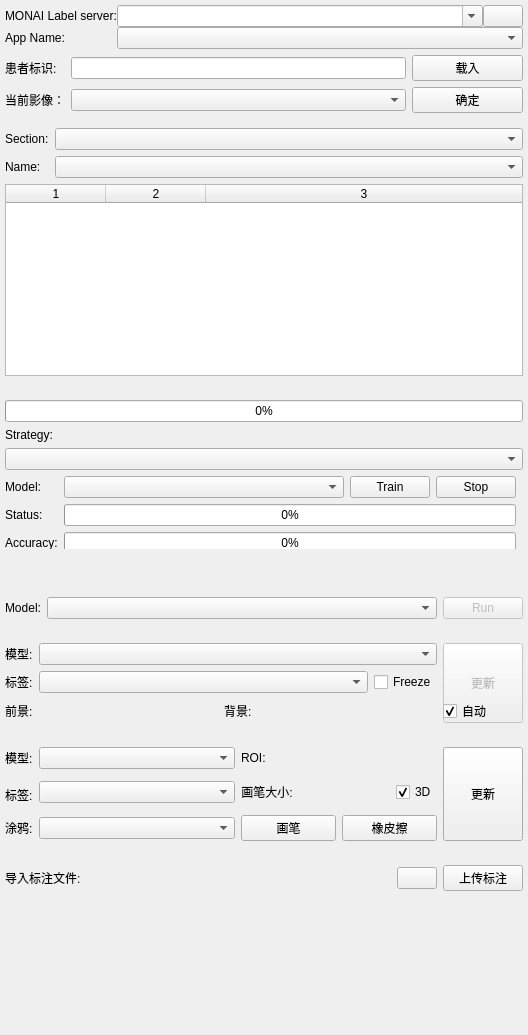
<?xml version="1.0" encoding="UTF-8"?>
<ui version="4.0">
 <class>MONAILabel</class>
 <widget class="qMRMLWidget" name="MONAILabel">
  <property name="geometry">
   <rect>
    <x>0</x>
    <y>0</y>
    <width>528</width>
    <height>1035</height>
   </rect>
  </property>
  <property name="sizePolicy">
   <sizepolicy hsizetype="Preferred" vsizetype="Preferred">
    <horstretch>0</horstretch>
    <verstretch>0</verstretch>
   </sizepolicy>
  </property>
  <property name="minimumSize">
   <size>
    <width>400</width>
    <height>0</height>
   </size>
  </property>
  <layout class="QGridLayout" name="gridLayout_10">
   <property name="leftMargin">
    <number>5</number>
   </property>
   <property name="topMargin">
    <number>5</number>
   </property>
   <property name="rightMargin">
    <number>5</number>
   </property>
   <property name="bottomMargin">
    <number>5</number>
   </property>
   <item row="12" column="0" colspan="2">
    <widget class="ctkCollapsibleButton" name="scribblesCollapsibleButton" native="true">
     <property name="text" stdset="0">
      <string>涂鸦微调</string>
     </property>
     <layout class="QGridLayout" name="gridLayout_4">
      <property name="leftMargin">
       <number>0</number>
      </property>
      <property name="rightMargin">
       <number>0</number>
      </property>
      <item row="2" column="1" colspan="2">
       <layout class="QGridLayout" name="gridLayout_7">
        <item row="0" column="2">
         <widget class="QLabel" name="scribblesMethodLabel">
          <property name="layoutDirection">
           <enum>Qt::LeftToRight</enum>
          </property>
          <property name="text">
           <string>模型:</string>
          </property>
         </widget>
        </item>
        <item row="2" column="6">
         <layout class="QHBoxLayout" name="horizontalLayout">
          <item>
           <widget class="QLabel" name="label_11">
            <property name="text">
             <string>画笔大小:</string>
            </property>
            <property name="alignment">
             <set>Qt::AlignCenter</set>
            </property>
           </widget>
          </item>
          <item>
           <widget class="ctkSliderWidget" name="brushSizeSlider" native="true">
            <property name="sizePolicy">
             <sizepolicy hsizetype="Expanding" vsizetype="Fixed">
              <horstretch>0</horstretch>
              <verstretch>0</verstretch>
             </sizepolicy>
            </property>
            <property name="decimals" stdset="0">
             <number>0</number>
            </property>
            <property name="pageStep" stdset="0">
             <double>5.000000000000000</double>
            </property>
            <property name="maximum" stdset="0">
             <double>80.000000000000000</double>
            </property>
            <property name="value" stdset="0">
             <double>10.000000000000000</double>
            </property>
           </widget>
          </item>
          <item>
           <widget class="QCheckBox" name="brush3dCheckbox">
            <property name="layoutDirection">
             <enum>Qt::LeftToRight</enum>
            </property>
            <property name="autoFillBackground">
             <bool>false</bool>
            </property>
            <property name="text">
             <string>3D</string>
            </property>
            <property name="checked">
             <bool>true</bool>
            </property>
           </widget>
          </item>
         </layout>
        </item>
        <item row="4" column="6">
         <layout class="QGridLayout" name="gridLayout_8">
          <item row="0" column="2">
           <widget class="QPushButton" name="paintScribblesButton">
            <property name="text">
             <string>画笔</string>
            </property>
            <property name="checkable">
             <bool>true</bool>
            </property>
           </widget>
          </item>
          <item row="0" column="3">
           <widget class="QPushButton" name="eraseScribblesButton">
            <property name="text">
             <string>橡皮擦</string>
            </property>
            <property name="checkable">
             <bool>true</bool>
            </property>
           </widget>
          </item>
         </layout>
        </item>
        <item row="2" column="2" rowspan="2">
         <widget class="QLabel" name="label_13">
          <property name="text">
           <string>标签:</string>
          </property>
         </widget>
        </item>
        <item row="4" column="3">
         <widget class="QComboBox" name="scribblesSelector">
          <property name="sizePolicy">
           <sizepolicy hsizetype="Expanding" vsizetype="Fixed">
            <horstretch>0</horstretch>
            <verstretch>0</verstretch>
           </sizepolicy>
          </property>
         </widget>
        </item>
        <item row="4" column="2">
         <widget class="QLabel" name="label_2">
          <property name="text">
           <string>涂鸦:</string>
          </property>
         </widget>
        </item>
        <item row="0" column="3">
         <widget class="QComboBox" name="scribblesMethodSelector">
          <property name="sizePolicy">
           <sizepolicy hsizetype="Expanding" vsizetype="Fixed">
            <horstretch>0</horstretch>
            <verstretch>0</verstretch>
           </sizepolicy>
          </property>
         </widget>
        </item>
        <item row="2" column="3">
         <widget class="QComboBox" name="scribLabelComboBox"/>
        </item>
        <item row="0" column="6">
         <layout class="QHBoxLayout" name="horizontalLayout_4">
          <item>
           <widget class="QLabel" name="scribblesROILabel">
            <property name="text">
             <string>ROI:</string>
            </property>
           </widget>
          </item>
          <item>
           <widget class="qSlicerMarkupsPlaceWidget" name="scribblesPlaceWidget" native="true">
            <property name="sizePolicy">
             <sizepolicy hsizetype="Expanding" vsizetype="Preferred">
              <horstretch>0</horstretch>
              <verstretch>0</verstretch>
             </sizepolicy>
            </property>
           </widget>
          </item>
         </layout>
        </item>
        <item row="0" column="7" rowspan="5">
         <widget class="QPushButton" name="updateScribblesButton">
          <property name="sizePolicy">
           <sizepolicy hsizetype="Minimum" vsizetype="Expanding">
            <horstretch>0</horstretch>
            <verstretch>0</verstretch>
           </sizepolicy>
          </property>
          <property name="text">
           <string>更新</string>
          </property>
         </widget>
        </item>
       </layout>
      </item>
     </layout>
    </widget>
   </item>
   <item row="11" column="0" colspan="2">
    <widget class="ctkCollapsibleButton" name="deepgrowCollapsibleButton" native="true">
     <property name="text" stdset="0">
      <string>交互分割</string>
     </property>
     <property name="collapsed" stdset="0">
      <bool>true</bool>
     </property>
     <property name="collapsedHeight" stdset="0">
      <number>9</number>
     </property>
     <layout class="QGridLayout" name="gridLayout_3">
      <property name="leftMargin">
       <number>0</number>
      </property>
      <property name="rightMargin">
       <number>0</number>
      </property>
      <item row="3" column="0" colspan="2">
       <layout class="QGridLayout" name="gridLayout_2">
        <item row="1" column="0">
         <widget class="QLabel" name="label_8">
          <property name="text">
           <string>模型:</string>
          </property>
         </widget>
        </item>
        <item row="1" column="2" rowspan="3">
         <widget class="QPushButton" name="dgUpdateButton">
          <property name="enabled">
           <bool>false</bool>
          </property>
          <property name="sizePolicy">
           <sizepolicy hsizetype="Minimum" vsizetype="Expanding">
            <horstretch>0</horstretch>
            <verstretch>0</verstretch>
           </sizepolicy>
          </property>
          <property name="text">
           <string>更新</string>
          </property>
         </widget>
        </item>
        <item row="1" column="1">
         <widget class="QComboBox" name="deepgrowModelSelector">
          <property name="sizePolicy">
           <sizepolicy hsizetype="Expanding" vsizetype="Fixed">
            <horstretch>0</horstretch>
            <verstretch>0</verstretch>
           </sizepolicy>
          </property>
          <property name="toolTip">
           <string>Select Deepgrow/DeepEdit Model</string>
          </property>
         </widget>
        </item>
        <item row="2" column="0">
         <widget class="QLabel" name="label_6">
          <property name="text">
           <string>标签:</string>
          </property>
         </widget>
        </item>
        <item row="2" column="1">
         <layout class="QHBoxLayout" name="horizontalLayout_3">
          <item>
           <widget class="QComboBox" name="labelComboBox">
            <property name="sizePolicy">
             <sizepolicy hsizetype="Expanding" vsizetype="Fixed">
              <horstretch>0</horstretch>
              <verstretch>0</verstretch>
             </sizepolicy>
            </property>
            <property name="editable">
             <bool>false</bool>
            </property>
           </widget>
          </item>
          <item>
           <widget class="QCheckBox" name="freezeUpdateCheckBox">
            <property name="maximumSize">
             <size>
              <width>16777215</width>
              <height>16777211</height>
             </size>
            </property>
            <property name="text">
             <string>Freeze</string>
            </property>
           </widget>
          </item>
         </layout>
        </item>
        <item row="3" column="0">
         <widget class="QLabel" name="dgLabelForeground">
          <property name="text">
           <string>前景:</string>
          </property>
         </widget>
        </item>
        <item row="3" column="1">
         <layout class="QHBoxLayout" name="horizontalLayout_2">
          <item>
           <widget class="qSlicerMarkupsPlaceWidget" name="dgPositiveControlPointPlacementWidget" native="true">
            <property name="sizePolicy">
             <sizepolicy hsizetype="Expanding" vsizetype="Preferred">
              <horstretch>0</horstretch>
              <verstretch>0</verstretch>
             </sizepolicy>
            </property>
           </widget>
          </item>
          <item>
           <widget class="QLabel" name="dgLabelBackground">
            <property name="text">
             <string>背景:</string>
            </property>
           </widget>
          </item>
          <item>
           <widget class="qSlicerMarkupsPlaceWidget" name="dgNegativeControlPointPlacementWidget" native="true">
            <property name="sizePolicy">
             <sizepolicy hsizetype="Expanding" vsizetype="Preferred">
              <horstretch>0</horstretch>
              <verstretch>0</verstretch>
             </sizepolicy>
            </property>
           </widget>
          </item>
         </layout>
        </item>
        <item row="3" column="2">
         <widget class="QCheckBox" name="dgUpdateCheckBox">
          <property name="text">
           <string>自动</string>
          </property>
          <property name="checked">
           <bool>true</bool>
          </property>
         </widget>
        </item>
       </layout>
      </item>
     </layout>
    </widget>
   </item>
   <item row="14" column="1">
    <spacer name="verticalSpacer">
     <property name="orientation">
      <enum>Qt::Vertical</enum>
     </property>
     <property name="sizeType">
      <enum>QSizePolicy::Fixed</enum>
     </property>
     <property name="sizeHint" stdset="0">
      <size>
       <width>20</width>
       <height>130</height>
      </size>
     </property>
    </spacer>
   </item>
   <item row="6" column="0" colspan="2">
    <widget class="ctkCollapsibleButton" name="optionsCollapsibleButton" native="true">
     <property name="text" stdset="0">
      <string>Options</string>
     </property>
     <property name="collapsed" stdset="0">
      <bool>true</bool>
     </property>
     <property name="collapsedHeight" stdset="0">
      <number>9</number>
     </property>
     <layout class="QGridLayout" name="gridLayout_3">
      <property name="leftMargin">
       <number>0</number>
      </property>
      <property name="rightMargin">
       <number>0</number>
      </property>
      <item row="2" column="0">
       <widget class="QTableWidget" name="configTable">
        <property name="autoFillBackground">
         <bool>true</bool>
        </property>
        <property name="sortingEnabled">
         <bool>true</bool>
        </property>
        <property name="columnCount">
         <number>3</number>
        </property>
        <attribute name="horizontalHeaderStretchLastSection">
         <bool>true</bool>
        </attribute>
        <attribute name="verticalHeaderDefaultSectionSize">
         <number>21</number>
        </attribute>
        <column/>
        <column/>
        <column/>
       </widget>
      </item>
      <item row="1" column="0">
       <layout class="QGridLayout" name="gridLayout_6">
        <item row="0" column="1">
         <widget class="QComboBox" name="optionsSection">
          <property name="sizePolicy">
           <sizepolicy hsizetype="Expanding" vsizetype="Fixed">
            <horstretch>0</horstretch>
            <verstretch>0</verstretch>
           </sizepolicy>
          </property>
         </widget>
        </item>
        <item row="0" column="0">
         <widget class="QLabel" name="label_14">
          <property name="text">
           <string>Section:</string>
          </property>
         </widget>
        </item>
        <item row="1" column="1">
         <widget class="QComboBox" name="optionsName"/>
        </item>
        <item row="1" column="0">
         <widget class="QLabel" name="label_15">
          <property name="text">
           <string>Name:</string>
          </property>
         </widget>
        </item>
       </layout>
      </item>
     </layout>
    </widget>
   </item>
   <item row="8" column="0" colspan="2">
    <widget class="ctkCollapsibleButton" name="aclCollapsibleButton" native="true">
     <property name="sizePolicy">
      <sizepolicy hsizetype="Preferred" vsizetype="Expanding">
       <horstretch>0</horstretch>
       <verstretch>0</verstretch>
      </sizepolicy>
     </property>
     <property name="text" stdset="0">
      <string>Active Learning</string>
     </property>
     <property name="collapsed" stdset="0">
      <bool>false</bool>
     </property>
     <property name="collapsedHeight" stdset="0">
      <number>9</number>
     </property>
     <layout class="QGridLayout" name="gridLayout_3">
      <property name="leftMargin">
       <number>0</number>
      </property>
      <property name="rightMargin">
       <number>0</number>
      </property>
      <item row="3" column="0" colspan="2">
       <widget class="QLabel" name="label_7">
        <property name="sizePolicy">
         <sizepolicy hsizetype="Preferred" vsizetype="Fixed">
          <horstretch>0</horstretch>
          <verstretch>0</verstretch>
         </sizepolicy>
        </property>
        <property name="text">
         <string>Strategy:</string>
        </property>
       </widget>
      </item>
      <item row="1" column="0" colspan="2">
       <widget class="QProgressBar" name="activeLearningProgressBar">
        <property name="value">
         <number>0</number>
        </property>
       </widget>
      </item>
      <item row="4" column="0" colspan="2">
       <widget class="QComboBox" name="strategyBox"/>
      </item>
      <item row="5" column="0" rowspan="2">
       <widget class="QWidget" name="trainWidget" native="true">
        <property name="sizePolicy">
         <sizepolicy hsizetype="Expanding" vsizetype="Preferred">
          <horstretch>0</horstretch>
          <verstretch>0</verstretch>
         </sizepolicy>
        </property>
        <property name="maximumSize">
         <size>
          <width>16777212</width>
          <height>16777215</height>
         </size>
        </property>
        <widget class="QWidget" name="layoutWidget">
         <property name="geometry">
          <rect>
           <x>0</x>
           <y>0</y>
           <width>511</width>
           <height>79</height>
          </rect>
         </property>
         <layout class="QGridLayout" name="gridLayout_5">
          <item row="2" column="0">
           <widget class="QLabel" name="label_11">
            <property name="text">
             <string>Accuracy:</string>
            </property>
           </widget>
          </item>
          <item row="2" column="1">
           <widget class="QProgressBar" name="accuracyProgressBar">
            <property name="toolTip">
             <string>Average Dice score computed over submitted labels</string>
            </property>
            <property name="value">
             <number>0</number>
            </property>
           </widget>
          </item>
          <item row="1" column="1">
           <widget class="QProgressBar" name="trainingProgressBar">
            <property name="value">
             <number>0</number>
            </property>
           </widget>
          </item>
          <item row="0" column="1">
           <layout class="QHBoxLayout" name="horizontalLayout_5">
            <item>
             <widget class="QComboBox" name="trainerBox">
              <property name="sizePolicy">
               <sizepolicy hsizetype="Expanding" vsizetype="Fixed">
                <horstretch>0</horstretch>
                <verstretch>0</verstretch>
               </sizepolicy>
              </property>
             </widget>
            </item>
            <item>
             <widget class="QPushButton" name="trainingButton">
              <property name="text">
               <string>Train</string>
              </property>
             </widget>
            </item>
            <item>
             <widget class="QPushButton" name="stopTrainingButton">
              <property name="text">
               <string>Stop</string>
              </property>
             </widget>
            </item>
           </layout>
          </item>
          <item row="1" column="0">
           <widget class="QLabel" name="label_9">
            <property name="text">
             <string>Status:</string>
            </property>
           </widget>
          </item>
          <item row="0" column="0">
           <widget class="QLabel" name="label_10">
            <property name="text">
             <string>Model:</string>
            </property>
           </widget>
          </item>
         </layout>
        </widget>
       </widget>
      </item>
     </layout>
    </widget>
   </item>
   <item row="10" column="0" colspan="2">
    <widget class="ctkCollapsibleButton" name="segmentationCollapsibleButton" native="true">
     <property name="text" stdset="0">
      <string>Auto Segmentation</string>
     </property>
     <property name="collapsed" stdset="0">
      <bool>true</bool>
     </property>
     <property name="collapsedHeight" stdset="0">
      <number>9</number>
     </property>
     <layout class="QGridLayout" name="gridLayout">
      <property name="leftMargin">
       <number>0</number>
      </property>
      <property name="rightMargin">
       <number>0</number>
      </property>
      <item row="1" column="1">
       <widget class="QComboBox" name="segmentationModelSelector">
        <property name="sizePolicy">
         <sizepolicy hsizetype="Expanding" vsizetype="Fixed">
          <horstretch>0</horstretch>
          <verstretch>0</verstretch>
         </sizepolicy>
        </property>
        <property name="toolTip">
         <string>Select pre-trained segmentation model</string>
        </property>
       </widget>
      </item>
      <item row="1" column="0">
       <widget class="QLabel" name="label_5">
        <property name="text">
         <string>Model:</string>
        </property>
       </widget>
      </item>
      <item row="1" column="2">
       <widget class="QPushButton" name="segmentationButton">
        <property name="enabled">
         <bool>false</bool>
        </property>
        <property name="text">
         <string>Run</string>
        </property>
       </widget>
      </item>
     </layout>
    </widget>
   </item>
   <item row="9" column="0" colspan="2">
    <widget class="ctkCollapsibleButton" name="seCollapsibleButton" native="true">
     <property name="text" stdset="0">
      <string>标签编辑器</string>
     </property>
     <property name="collapsed" stdset="0">
      <bool>true</bool>
     </property>
     <property name="collapsedHeight" stdset="0">
      <number>9</number>
     </property>
     <layout class="QVBoxLayout" name="verticalLayout_2">
      <item>
       <widget class="qMRMLSegmentEditorWidget" name="embeddedSegmentEditorWidget" native="true">
        <property name="autoShowMasterVolumeNode" stdset="0">
         <bool>true</bool>
        </property>
        <property name="maximumNumberOfUndoStates" stdset="0">
         <number>10</number>
        </property>
       </widget>
      </item>
     </layout>
    </widget>
   </item>
   <item row="13" column="0" colspan="2">
    <widget class="ctkCollapsibleButton" name="toolsCollapsibleButton" native="true">
     <property name="text" stdset="0">
      <string>标注</string>
     </property>
     <property name="collapsed" stdset="0">
      <bool>false</bool>
     </property>
     <property name="collapsedHeight" stdset="0">
      <number>9</number>
     </property>
     <layout class="QGridLayout" name="gridLayout">
      <property name="leftMargin">
       <number>0</number>
      </property>
      <property name="rightMargin">
       <number>0</number>
      </property>
      <item row="3" column="2">
       <widget class="ctkPathLineEdit" name="labelPathLineEdit" native="true">
        <property name="sizePolicy">
         <sizepolicy hsizetype="Expanding" vsizetype="Preferred">
          <horstretch>0</horstretch>
          <verstretch>0</verstretch>
         </sizepolicy>
        </property>
       </widget>
      </item>
      <item row="3" column="3">
       <widget class="QPushButton" name="importLabelButton">
        <property name="text">
         <string/>
        </property>
       </widget>
      </item>
      <item row="3" column="1">
       <widget class="QLabel" name="label_12">
        <property name="text">
         <string>导入标注文件:</string>
        </property>
       </widget>
      </item>
      <item row="3" column="4">
       <widget class="QPushButton" name="saveLabelButton">
        <property name="text">
         <string>上传标注</string>
        </property>
       </widget>
      </item>
     </layout>
    </widget>
   </item>
   <item row="1" column="0" colspan="2">
    <widget class="ctkCollapsibleButton" name="serverSettingsCollButton" native="true">
     <property name="sizePolicy">
      <sizepolicy hsizetype="Preferred" vsizetype="Fixed">
       <horstretch>0</horstretch>
       <verstretch>0</verstretch>
      </sizepolicy>
     </property>
     <layout class="QGridLayout" name="serverSettings">
      <property name="leftMargin">
       <number>0</number>
      </property>
      <property name="topMargin">
       <number>0</number>
      </property>
      <property name="rightMargin">
       <number>0</number>
      </property>
      <property name="bottomMargin">
       <number>0</number>
      </property>
      <property name="spacing">
       <number>0</number>
      </property>
      <item row="0" column="2">
       <widget class="QPushButton" name="fetchServerInfoButton">
        <property name="enabled">
         <bool>true</bool>
        </property>
        <property name="toolTip">
         <string>Fetch/Refresh models from Server</string>
        </property>
        <property name="text">
         <string/>
        </property>
       </widget>
      </item>
      <item row="1" column="0">
       <widget class="QLabel" name="label_3">
        <property name="text">
         <string>App Name:</string>
        </property>
       </widget>
      </item>
      <item row="1" column="1" colspan="2">
       <widget class="QComboBox" name="appComboBox"/>
      </item>
      <item row="0" column="1">
       <widget class="QComboBox" name="serverComboBox">
        <property name="sizePolicy">
         <sizepolicy hsizetype="Expanding" vsizetype="Fixed">
          <horstretch>0</horstretch>
          <verstretch>0</verstretch>
         </sizepolicy>
        </property>
        <property name="editable">
         <bool>true</bool>
        </property>
       </widget>
      </item>
      <item row="0" column="0">
       <widget class="QLabel" name="label">
        <property name="text">
         <string>MONAI Label server:</string>
        </property>
       </widget>
      </item>
     </layout>
    </widget>
   </item>
   <item row="3" column="0" rowspan="3" colspan="2">
    <layout class="QGridLayout" name="gridLayout_9">
     <item row="0" column="0">
      <widget class="QLabel" name="label_16">
       <property name="sizePolicy">
        <sizepolicy hsizetype="Fixed" vsizetype="Preferred">
         <horstretch>0</horstretch>
         <verstretch>0</verstretch>
        </sizepolicy>
       </property>
       <property name="text">
        <string>患者标识:</string>
       </property>
      </widget>
     </item>
     <item row="0" column="1" colspan="3">
      <widget class="QLineEdit" name="patientNamelineEdit"/>
     </item>
     <item row="1" column="0">
      <widget class="QLabel" name="label_4">
       <property name="text">
        <string>当前影像：</string>
       </property>
      </widget>
     </item>
     <item row="0" column="4">
      <widget class="QPushButton" name="nextSampleButton">
       <property name="text">
        <string>载入</string>
       </property>
      </widget>
     </item>
     <item row="1" column="4">
      <widget class="QPushButton" name="uploadImageButton">
       <property name="enabled">
        <bool>true</bool>
       </property>
       <property name="toolTip">
        <string>Upload Volume</string>
       </property>
       <property name="text">
        <string>确定</string>
       </property>
      </widget>
     </item>
     <item row="1" column="1" colspan="3">
      <widget class="ctkComboBox" name="inputSelector">
       <property name="enabled">
        <bool>true</bool>
       </property>
       <property name="sizePolicy">
        <sizepolicy hsizetype="Expanding" vsizetype="Fixed">
         <horstretch>0</horstretch>
         <verstretch>0</verstretch>
        </sizepolicy>
       </property>
       <property name="currentText">
        <string/>
       </property>
       <property name="placeholderText">
        <string>Select Node</string>
       </property>
      </widget>
     </item>
    </layout>
   </item>
  </layout>
  <zorder>serverSettingsCollButton</zorder>
  <zorder>aclCollapsibleButton</zorder>
  <zorder>seCollapsibleButton</zorder>
  <zorder>segmentationCollapsibleButton</zorder>
  <zorder>deepgrowCollapsibleButton</zorder>
  <zorder>scribblesCollapsibleButton</zorder>
  <zorder>toolsCollapsibleButton</zorder>
  <zorder>optionsCollapsibleButton</zorder>
  <zorder>verticalSpacer</zorder>
 </widget>
 <customwidgets>
  <customwidget>
   <class>ctkCollapsibleButton</class>
   <extends>QWidget</extends>
   <header>ctkCollapsibleButton.h</header>
   <container>1</container>
  </customwidget>
  <customwidget>
   <class>ctkComboBox</class>
   <extends>QComboBox</extends>
   <header>ctkComboBox.h</header>
  </customwidget>
  <customwidget>
   <class>ctkPathLineEdit</class>
   <extends>QWidget</extends>
   <header>ctkPathLineEdit.h</header>
  </customwidget>
  <customwidget>
   <class>ctkSliderWidget</class>
   <extends>QWidget</extends>
   <header>ctkSliderWidget.h</header>
  </customwidget>
  <customwidget>
   <class>qMRMLWidget</class>
   <extends>QWidget</extends>
   <header>qMRMLWidget.h</header>
   <container>1</container>
  </customwidget>
  <customwidget>
   <class>qSlicerWidget</class>
   <extends>QWidget</extends>
   <header>qSlicerWidget.h</header>
   <container>1</container>
  </customwidget>
  <customwidget>
   <class>qSlicerMarkupsPlaceWidget</class>
   <extends>qSlicerWidget</extends>
   <header>qSlicerMarkupsPlaceWidget.h</header>
   <container>1</container>
  </customwidget>
  <customwidget>
   <class>qMRMLSegmentEditorWidget</class>
   <extends>qMRMLWidget</extends>
   <header>qMRMLSegmentEditorWidget.h</header>
   <container>1</container>
  </customwidget>
 </customwidgets>
 <resources/>
 <connections/>
</ui>
